Frame 1 (no input): blank canvas, image omitted
Frame 60 (the mouse pressed at the canvas centre just before this capture): blank canvas, image omitted
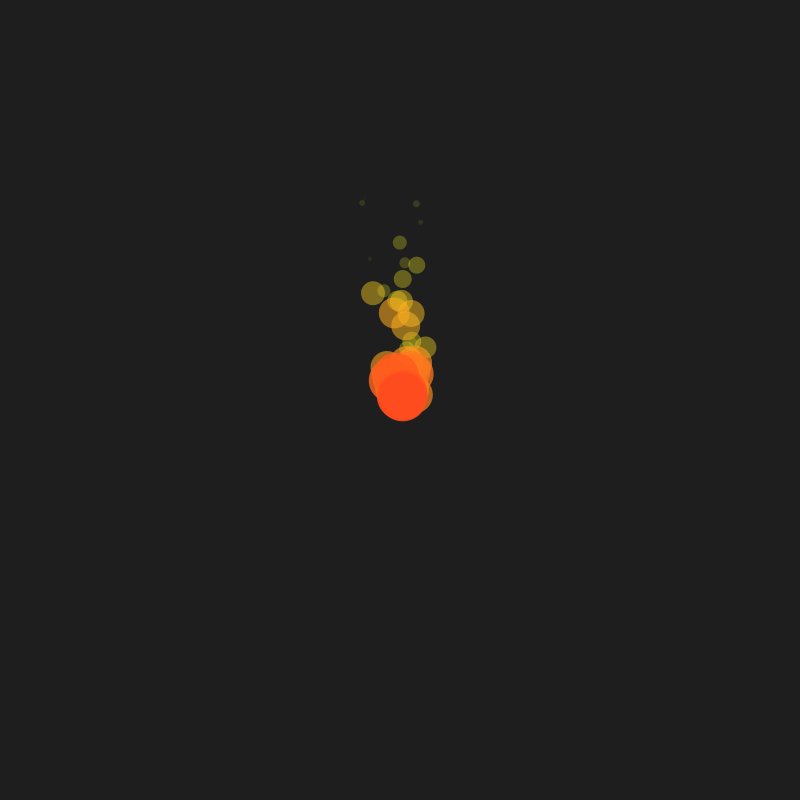
Frame 120 (the mouse held since frame 60 and released just before this capture)

The Processing sketch whose frames 1 and 60 were blank and that drew this single picture after the mouse press (run headless with seeded random() and noise(); from frame 60 on, the mouse is pressed at the canvas centre):

// Processing sketch: fire
// ── fire.pde
ArrayList<Generator> generators;

void setup() {
  size(800, 800);
  generators = new ArrayList<Generator>();
}

void draw() {
  background(30);
  for (int i = 0; i < generators.size(); i++) {
    Generator g = generators.get(i);
    g.addParticles();
    g.drawParticles();
  }
}

void mousePressed() {
  generators.add(new Generator(mouseX, mouseY, random(RGB)));
}

class Particle {
  float posX;
  float posY;
  float velX;
  float velY;
  float life;
  float alpha;
  float colorChange;

  Particle(float posX, float posY) {
    this.posX = posX + random(-5,5);
    this.posY = posY+ random(-5,5);
    this.velX = random(-1, 1);
    this.velY = random(-5, 0);
    life = 50;
    alpha = 255;
    colorChange = 255;
  }

  void display() {
    noStroke();
    fill(255, map(life, 50, 20, 70, 230), 30, map(life, 50, 0, 230, 0));
    ellipse(this.posX, this.posY, life, life);
  }

  void update() {
    alpha-=20;
    life--;
    colorChange = colorChange - 50;
    this.posX += this.velX;
    this.posY += this.velY;

    // check if it goes off
    if (this.posX > width || this.posX < 0) {
      this.velX *= -20;
    }
    if (this.posY > height || this.posY < 0) {
      this.velY *= -20;
    }
  }
}

class Generator {
  ArrayList<Particle> particles;
  float posX;
  float posY;
  float rate; 
  float colors;

  Generator(float posX, float posY, float colors) {
    this.posX = posX;
    this.posY = posY;
    this.colors = colors;
    particles = new ArrayList<Particle>();
  }

  void addParticles() {
    particles.add(new Particle(this.posX, this.posY));
  }

  void drawParticles() {
    for (int i = 0; i < particles.size(); i++) {
      Particle b = particles.get(i);
      b.update();
      b.display();
     
    } 

    for (int i = particles.size() - 1; i >= 0; i--) {
      Particle p = particles.get(i);
      if (p.life < 0) {
        particles.remove(i);
      }
    }
  }
}
